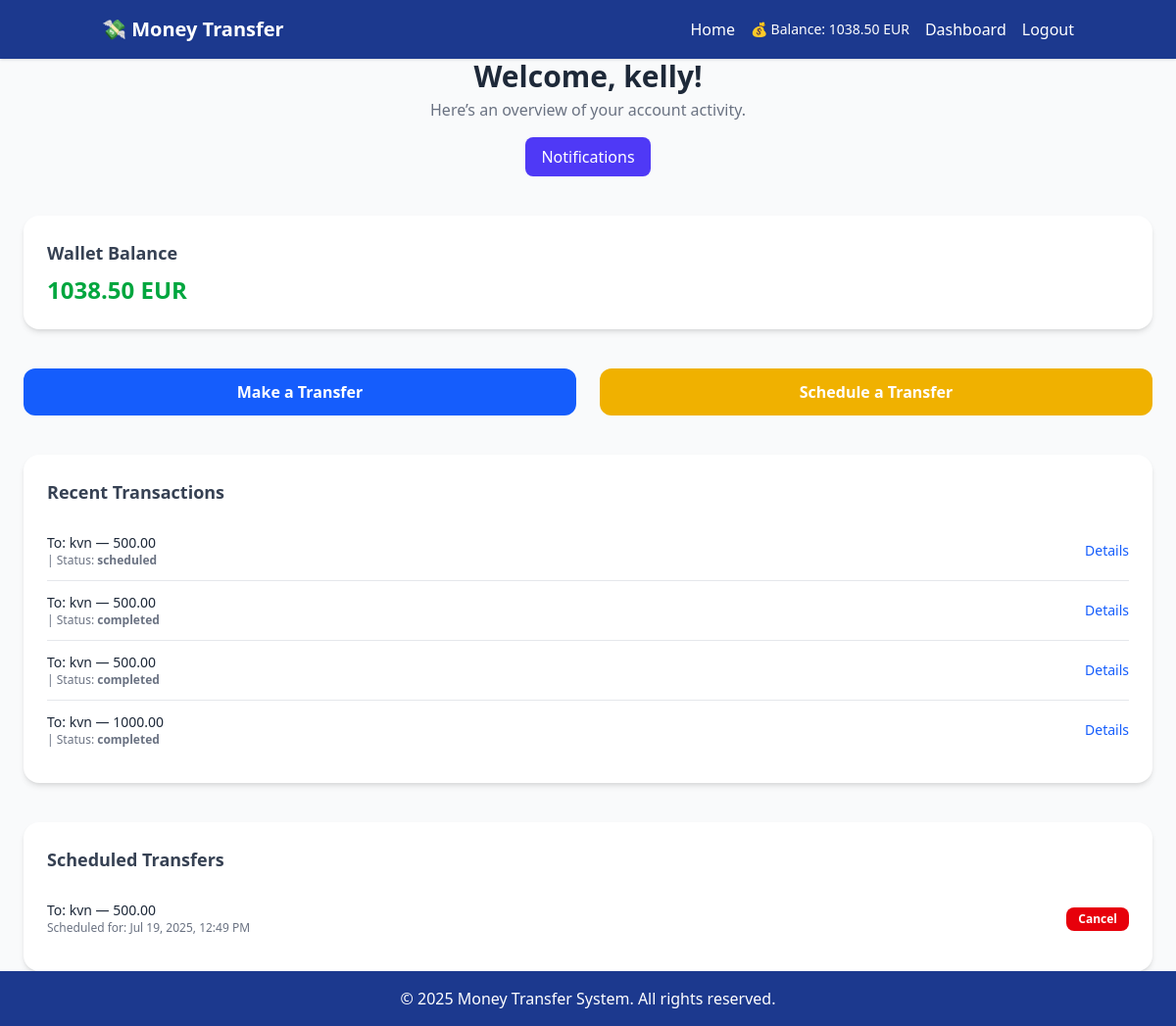
Page /dashboard/ (signed in) on the committed database.
### apps/transfer_currency/infrastructure/models.py (models this page shows, shortened)
class TimeAbstractModel(models.Model):
    created_at = models.DateTimeField(auto_now_add=True)
    updated_at = models.DateTimeField(auto_now=True)
    created_by = models.ForeignKey(
        settings.AUTH_USER_MODEL,
        on_delete=models.SET_NULL,
        null=True,
        blank=True,
        related_name="%(class)s_created",
    )
    deleted_by = models.ForeignKey(
        settings.AUTH_USER_MODEL,
        on_delete=models.SET_NULL,
        null=True,
        blank=True,
        related_name="%(class)s_deleted",
    )
    deleted_at = models.DateTimeField(null=True, blank=True)
    class Meta:
        abstract = True

class Wallet(TimeAbstractModel):
    user = models.ForeignKey(
        settings.AUTH_USER_MODEL,
        on_delete=models.CASCADE,
    )
    balance = models.DecimalField(max_digits=20, decimal_places=2)
    currency = models.CharField(max_length=10, choices=CurrencyChoices.choices)
    class Meta:
        app_label = "transfer_currency"

class Transaction(TimeAbstractModel):
    id = models.AutoField(primary_key=True)
    sender_wallet = models.ForeignKey(
        Wallet, on_delete=models.CASCADE, related_name="sent_transactions"
    )
    receiver_wallet = models.ForeignKey(
        Wallet, on_delete=models.CASCADE, related_name="received_transactions"
    )
    amount = models.DecimalField(max_digits=20, decimal_places=2)
    scheduled = models.DateTimeField(null=True, blank=True)
    event = models.CharField(max_length=255)
    status = models.CharField(max_length=50, choices=TransactionStatusChoices.choices)
    class Meta:
        app_label = "transfer_currency"

### apps/accounts/infrastructure/models.py (models this page shows, shortened)
class User(AbstractUser):
    phone_number = models.CharField(max_length=20)
    email = models.EmailField(unique=True)

### apps/transfer_currency/interfaces/views.py (the view)
# urls.py: path("dashboard/", views.DashboardView.as_view(), name="dashboard"),
class DashboardView(LoginRequiredMixin, TemplateView):
    template_name = "dashboard.html"
    def get_context_data(self, **kwargs):
        context = super().get_context_data(**kwargs)
        user = self.request.user
        wallet = get_object_or_404(Wallet, user=user)
        context["wallet"] = wallet
        context["transactions"] = Transaction.objects.filter(
            sender_wallet=wallet
        ).order_by("-created_at")
        context["scheduled_transfers"] = Transaction.objects.filter(
            sender_wallet=wallet,
            status="scheduled",
            scheduled__gt=timezone.now(),
        ).order_by("-created_at")
        context["unread_notifications"] = Notification.objects.filter(
            user=user, is_read=False
        ).count()
        return context

### apps/transfer_currency/interfaces/context_processors.py (called while the page is built)
def global_context(request):
    context = {}
    if request.user.is_authenticated:
        context["unread_notifications"] = Notification.objects.filter(
            user=request.user, is_read=False
        ).count()
    return context

### money_system_transfer/templates/dashboard.html (shortened to what this page needs)
{% extends "base.html" %}
{% load static %}
{% block content %}
<div >
  <div class="max-w-6xl mx-auto space-y-10">
    <div class="text-center">
      <h1 class="text-3xl font-bold text-gray-800">Welcome, {{ user.username }}!</h1>
      <p class="text-gray-500 mt-1">Here’s an overview of your account activity.</p>
      <div class="mt-4 flex justify-center">
        <a href="{% url 'notifications' %}" class="relative inline-flex items-center px-4 py-2 bg-indigo-600 text-white rounded-lg hover:bg-indigo-700 transition">
          <span>Notifications</span>
        </a>
      </div>
    </div>
    <div class="bg-white shadow-md rounded-2xl p-6">
      <h2 class="text-lg font-semibold text-gray-700 mb-2">Wallet Balance</h2>
      <div class="text-2xl font-bold text-green-600">{{ wallet.balance|floatformat:2 }} {{ wallet.currency }}</div>
    </div>
    <div class="grid grid-cols-1 md:grid-cols-2 gap-6">
      <a href="{% url 'create_transfer' %}" class="block bg-blue-600 hover:bg-blue-700 text-white text-center font-semibold py-3 rounded-xl transition duration-200">
        Make a Transfer</a>
      <a href="{% url 'schedule_transfer' %}" class="block bg-yellow-500 hover:bg-yellow-600 text-white text-center font-semibold py-3 rounded-xl transition duration-200">
        Schedule a Transfer
      </a>
    </div>
    <div class="bg-white shadow-md rounded-2xl p-6">
      <h2 class="text-lg font-semibold text-gray-700 mb-4">Recent Transactions</h2>
      {% if transactions %}
        <ul class="divide-y divide-gray-200">
          {% for tx in transactions %}
            <li class="py-3 flex justify-between items-center">
              <div>
                <p class="text-sm font-medium text-gray-800">
                  To: {{ tx.receiver_wallet.user.username }} — {{ tx.amount }} {{ tx.currency }}
                </p>
                <p class="text-xs text-gray-500">
                  <span class="utc-datetime" data-dt="{{ tx.timestamp|date:'c' }}"></span> |
                  Status: <span class="font-semibold">{{ tx.status }}</span>
                </p>
              </div>
              <a href="{% url 'transaction_detail' tx.id %}" class="text-sm text-blue-600 hover:underline">Details</a>
            </li>
          {% endfor %}
        </ul>
      {% else %}
        <p class="text-gray-500">No recent transactions.</p>
      {% endif %}
    </div>
    <div class="bg-white shadow-md rounded-2xl p-6">
      <h2 class="text-lg font-semibold text-gray-700 mb-4">Scheduled Transfers</h2>
      {% if scheduled_transfers %}
        <ul class="divide-y divide-gray-200">
          {% for tx in scheduled_transfers %}
            <li class="py-3 flex justify-between items-center">
              <div>
                <p class="text-sm font-medium text-gray-800">
                  To: {{ tx.receiver_wallet.user.username }} — {{ tx.amount }} {{ tx.currency }}
                </p>
                <p class="text-xs text-gray-500">
                  Scheduled for: <span class="utc-datetime" data-dt="{{ tx.scheduled|date:'c' }}"></span>
                </p>
              </div>
              <form method="post" action="{% url 'cancel_scheduled_transfer' tx.id %}">
                <button type="submit" class="bg-red-600 hover:bg-red-700 text-white text-xs font-semibold px-3 py-1 rounded-lg transition">
                  Cancel
                </button>
              </form>
            </li>
          {% endfor %}
        </ul>
      {% else %}
        <p class="text-gray-500">No transfers scheduled.</p>
      {% endif %}
    </div>
  </div>
</div>
{% endblock %}

### money_system_transfer/templates/base.html (shortened to what this page needs)
{% load static %}
<!DOCTYPE html>
<html lang="en">
<head>
  <script src="https://cdn.jsdelivr.net/npm/@tailwindcss/browser@4"></script>
</head>
<body class="bg-gray-50 text-gray-800 min-h-screen flex flex-col">
  <header class="bg-blue-900 text-white shadow">
    <div class="container mx-auto px-4 py-4 flex justify-between items-center">
      <div class="text-xl font-bold">💸 Money Transfer</div>
      <nav class="space-x-4 flex items-center">
        <a href="{% url 'home' %}" class="hover:underline">Home</a>
        {% if user.is_authenticated %}
          <span class="text-sm font-medium mr-4">
            💰 Balance: {{ wallet.balance|floatformat:2 }} {{ wallet.currency|default:"USD" }}
          </span>
          <a href="{% url 'dashboard' %}" class="hover:underline mr-4">Dashboard</a>
          <form method="post" action="{% url 'logout' %}" class="inline">
            <button type="submit" class="hover:underline text-white bg-transparent border-none p-0 cursor-pointer">
              Logout
            </button>
          </form>
        {% else %}
          <a href="{% url 'login' %}" class="hover:underline mr-4">Login</a>
          <a href="{% url 'register' %}" class="hover:underline">Sign Up</a>
        {% endif %}
      </nav>
    </div>
  </header>
  <main class="flex-1">
    {% block content %}
    {% endblock %}
  </main>
  <footer class="bg-blue-900 text-white text-center py-4">
    &copy; 2025 Money Transfer System. All rights reserved.
  </footer>
</body>
</html>

### rows in the picture
Wallet: balance "1038.50", currency "EUR"
User: username "kelly"
Transaction: receiver_wallet.user.username "kvn", amount "500.00", status "scheduled"
Transaction: receiver_wallet.user.username "kvn", amount "500.00", status "completed"
Transaction: receiver_wallet.user.username "kvn", amount "500.00", status "completed"
Transaction: receiver_wallet.user.username "kvn", amount "1000.00", status "completed"
